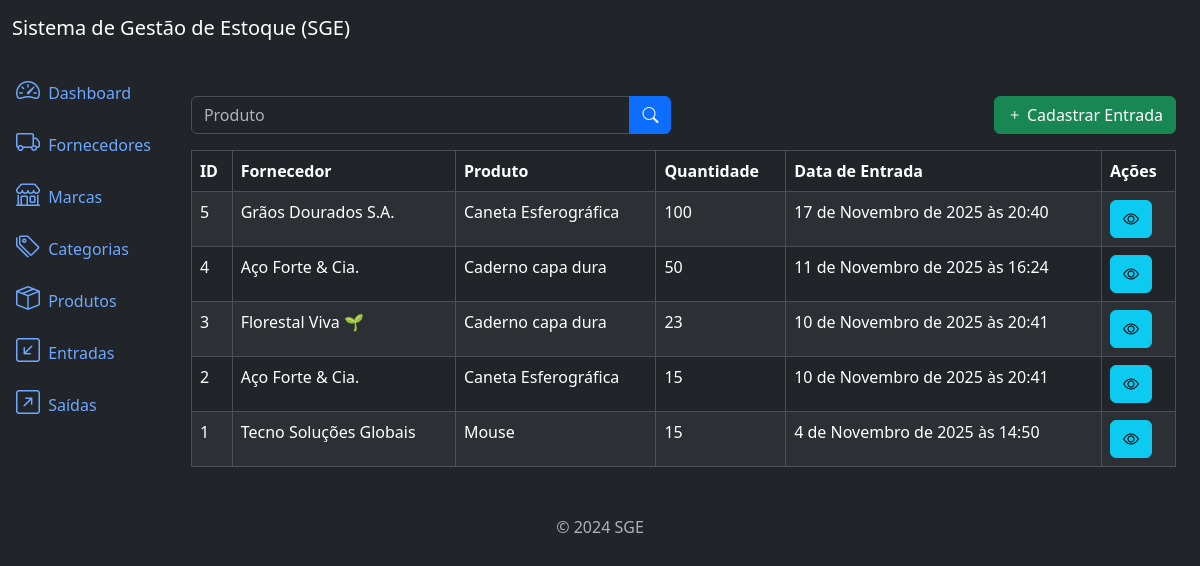
/inflows/list/, run on an earlier commit of the app's database.
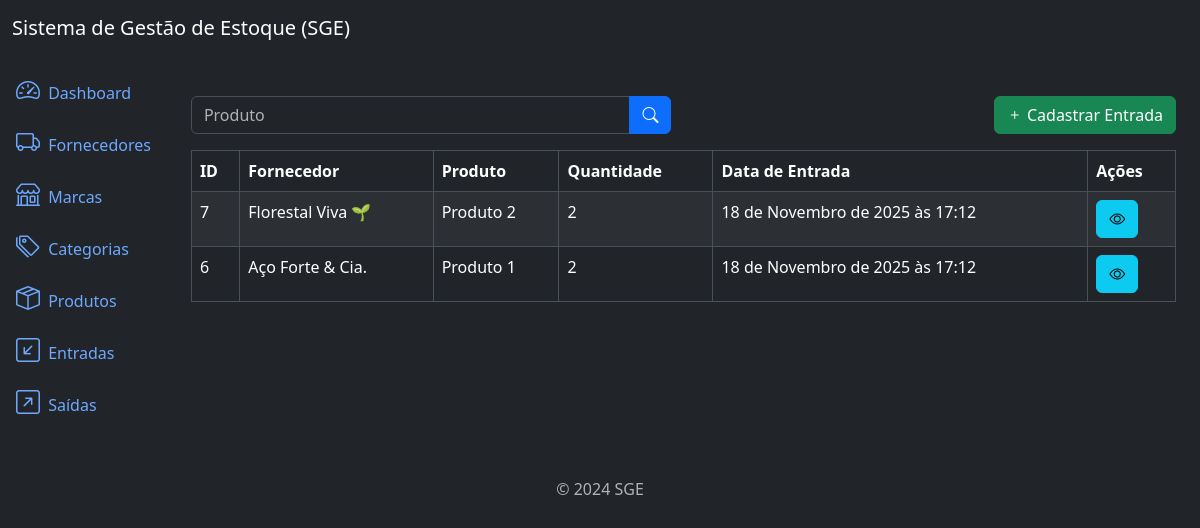
And on a later commit of the database.
### inflows/models.py (models this page shows, shortened)
class Inflow(models.Model):
    supplier = models.ForeignKey(Supllier, on_delete=models.PROTECT,
                related_name='inflows')
    product = models.ForeignKey(Product, on_delete=models.PROTECT,
                related_name='inflows')
    quantity = models.IntegerField()
    description = models.TextField(max_length=10_000, null=True, blank=True)
    created_at = models.DateTimeField(auto_now_add=True)
    updated_at = models.DateTimeField(auto_now=True)
    class Meta:
        ordering = ['-created_at']

### supplier/models.py (models this page shows)
class Supllier(models.Model):
    name = models.CharField(max_length=300)
    description = models.TextField(null=True, blank=True)
    created_at = models.DateTimeField(auto_now_add=True)
    updated_at = models.DateTimeField(auto_now=True)
    class Meta:
        ordering = ['name']
    def __str__(self):
        return self.name

### products/models.py (models this page shows)
class Product(models.Model):
    title = models.CharField(max_length=400)
    category = models.ForeignKey(Category, on_delete=models.PROTECT,
                related_name='products')
    brand = models.ForeignKey(Brand, on_delete=models.PROTECT,
            related_name='products')
    description = models.TextField(max_length=10000, blank=True, null=True)
    serie_number = models.CharField(max_length=200, null=True, blank=True)
    cost_price = models.DecimalField(max_digits=20, decimal_places=2)
    selling_price = models.DecimalField(max_digits=20, decimal_places=2)
    quantity = models.IntegerField(default=0)
    created_at = models.DateTimeField(auto_now_add=True)
    updated_at = models.DateTimeField(auto_now=True)
    class Meta:
        ordering = ['title']
    def __str__(self):
        return self.title

### inflows/views.py (the view)
# urls.py: path('inflows/list/', views.InflowListView.as_view(), name='inflow_list'),
class InflowListView(ListView):
    model = models.Inflow
    template_name = 'inflow_list.html'
    context_object_name = 'inflows'
    paginate_by = 5
    def get_queryset(self):
        qs = super().get_queryset()
        product = self.request.GET.get('product')
        if product:
            qs = qs.filter(product__title__icontains=product)
        return qs

### inflows/templates/inflow_list.html (shortened to what this page needs)
{% extends 'base.html' %}
{% block content %}
<div class='row mb-3'>
    <div class='col-md-6'>
        <form method="get" action="{% url "inflow_list" %}">
            <div class='input-group'>
                <input type="text" class="form-control" name='inflow' placeholder='Produto' value="{{request.GET.inflow}}">
                <button type='submit' class="btn btn-primary">
                    <i class='bi bi-search'></i>
                </button>
            </div>
        </form>
    </div>
    <div class='col-md-6'>
        <a href="{% url "inflow_create" %}" class='btn btn-success float-end'>
            <i class='bi bi-plus'></i>
            Cadastrar Entrada
        </a>
    </div>
</div>
<div class="table-responsive">
    <table class="table table-striped table-bordered">
        <thead class="thead-dark">
            <tr>
                <th>ID</th>
                <th>Fornecedor</th>
                <th>Produto</th>
                <th>Quantidade</th>
                <th>Data de Entrada</th>
                <th>Ações</th>
            </tr>
        </thead>
        <tbody>
            {% for inflow in inflows %}
                <tr>
                    <td>{{inflow.pk}}</td>
                    <td>{{inflow.supplier}}</td>
                    <td>{{inflow.product}}</td>
                    <td>{{inflow.quantity}}</td>
                    <td>{{inflow.created_at}}</td>
                    <td>
                        <a href="{% url "inflow_detail" inflow.pk %}" class='btn btn-info btn-small'>
                            <i class='bi bi-eye'></i>
                        </a>
                    </td>
                </tr>
            {% endfor %}
        </tbody>
    </table>
</div>
{% endblock content %}

What changed in the data, as far as the page shows it:
removed Inflow: pk "5", supplier "Grãos Dourados S.A.", product "Caneta Esferográfica", quantity "100", created_at "17 de Novembro de 2025 às 20:40"
removed Inflow: pk "4", supplier "Aço Forte & Cia.", product "Caderno capa dura", quantity "50", created_at "11 de Novembro de 2025 às 16:24"
removed Inflow: pk "3", supplier "Florestal Viva 🌱", product "Caderno capa dura", quantity "23", created_at "10 de Novembro de 2025 às 20:41"
removed Inflow: pk "2", supplier "Aço Forte & Cia.", product "Caneta Esferográfica", quantity "15", created_at "10 de Novembro de 2025 às 20:41"
removed Inflow: pk "1", supplier "Tecno Soluções Globais", product "Mouse", quantity "15", created_at "4 de Novembro de 2025 às 14:50"
added Inflow: pk "7", supplier "Florestal Viva 🌱", product "Produto 2", quantity "2", created_at "18 de Novembro de 2025 às 17:12"
added Inflow: pk "6", supplier "Aço Forte & Cia.", product "Produto 1", quantity "2", created_at "18 de Novembro de 2025 às 17:12"
